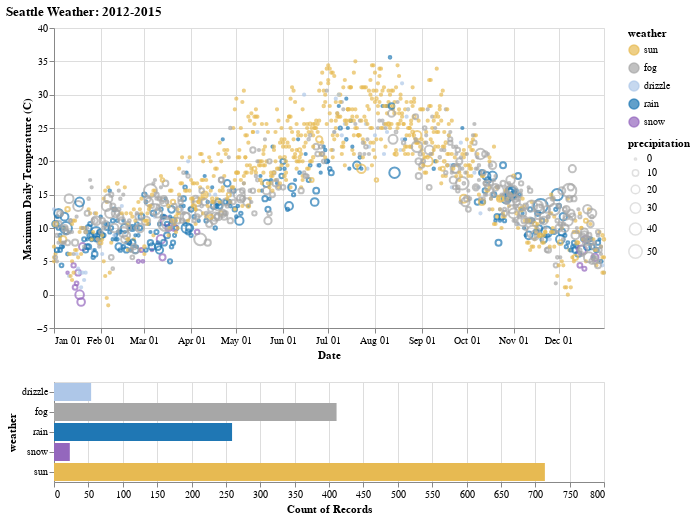

Here is the notebook cell this chart was saved with:
### Markdown cell above
# Interval selection

### Code cell
import altair as alt
from vega_datasets import data

source = data.seattle_weather()

scale = alt.Scale(domain=['sun', 'fog', 'drizzle', 'rain', 'snow'],
                  range=['#e7ba52', '#a7a7a7', '#aec7e8', '#1f77b4', '#9467bd'])
color = alt.Color('weather:N', scale=scale)

# We create two selections:
# - a brush that is active on the top panel
# - a multi-click that is active on the bottom panel
brush = alt.selection_interval(encodings=['x'])
click = alt.selection_multi(encodings=['color'])

# Top panel is scatter plot of temperature vs time
points = alt.Chart().mark_point().encode(
    alt.X('monthdate(date):T', title='Date'),
    alt.Y('temp_max:Q',
        title='Maximum Daily Temperature (C)',
        scale=alt.Scale(domain=[-5, 40])
    ),
    color=alt.condition(brush, color, alt.value('lightgray')),
    size=alt.Size('precipitation:Q', scale=alt.Scale(range=[5, 200]))
).properties(
    width=550,
    height=300
).add_selection(
    brush
).transform_filter(
    click
)

# Bottom panel is a bar chart of weather type
bars = alt.Chart().mark_bar().encode(
    x='count()',
    y='weather:N',
    color=alt.condition(click, color, alt.value('lightgray')),
).transform_filter(
    brush
).properties(
    width=550,
).add_selection(
    click
)

alt.vconcat(
    points,
    bars,
    data=source,
    title="Seattle Weather: 2012-2015"
)

### Figure 1 — Vega-Lite specification as saved in the notebook (floating-point values rounded to 4 significant figures; data arrays with more than 128 entries replaced by an {"elided": "..."} marker saying what was removed)
{"config": {"view": {"continuousWidth": 400, "continuousHeight": 300}}, "vconcat": [{"mark": "point", "encoding": {"color": {"condition": {"type": "nominal", "field": "weather", "scale": {"domain": ["sun", "fog", "drizzle", "rain", "snow"], "range": ["#e7ba52", "#a7a7a7", "#aec7e8", "#1f77b4", "#9467bd"]}, "selection": "selector046"}, "value": "lightgray"}, "size": {"type": "quantitative", "field": "precipitation", "scale": {"range": [5, 200]}}, "x": {"type": "temporal", "field": "date", "timeUnit": "monthdate", "title": "Date"}, "y": {"type": "quantitative", "field": "temp_max", "scale": {"domain": [-5, 40]}, "title": "Maximum Daily Temperature (C)"}}, "height": 300, "selection": {"selector046": {"type": "interval", "encodings": ["x"]}}, "transform": [{"filter": {"selection": "selector047"}}], "width": 550}, {"mark": "bar", "encoding": {"color": {"condition": {"type": "nominal", "field": "weather", "scale": {"domain": ["sun", "fog", "drizzle", "rain", "snow"], "range": ["#e7ba52", "#a7a7a7", "#aec7e8", "#1f77b4", "#9467bd"]}, "selection": "selector047"}, "value": "lightgray"}, "x": {"type": "quantitative", "aggregate": "count"}, "y": {"type": "nominal", "field": "weather"}}, "selection": {"selector047": {"type": "multi", "encodings": ["color"]}}, "transform": [{"filter": {"selection": "selector046"}}], "width": 550}], "data": {"name": "data-830c39fec90146253fb06a06c26374ef"}, "title": "Seattle Weather: 2012-2015", "$schema": "https://vega.github.io/schema/vega-lite/v4.0.2.json", "datasets": {"data-830c39fec90146253fb06a06c26374ef": {"elided": "1461 records"}}}
